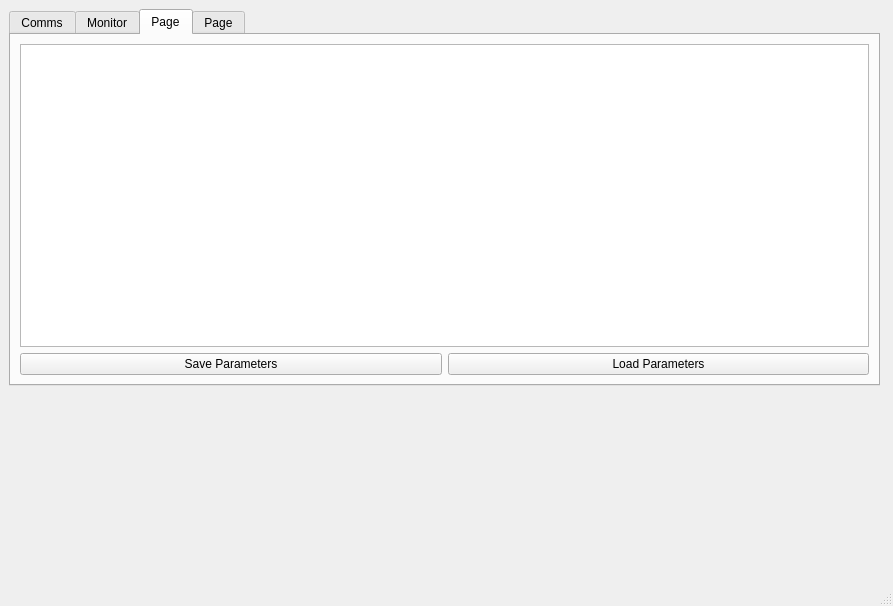
<?xml version="1.0" encoding="UTF-8"?>
<ui version="4.0">
 <class>MainWindow</class>
 <widget class="QMainWindow" name="MainWindow">
  <property name="geometry">
   <rect>
    <x>0</x>
    <y>0</y>
    <width>893</width>
    <height>606</height>
   </rect>
  </property>
  <property name="windowTitle">
   <string>MainWindow</string>
  </property>
  <widget class="QWidget" name="centralwidget1">
   <property name="enabled">
    <bool>true</bool>
   </property>
   <property name="sizePolicy">
    <sizepolicy hsizetype="Preferred" vsizetype="Minimum">
     <horstretch>0</horstretch>
     <verstretch>0</verstretch>
    </sizepolicy>
   </property>
   <widget class="QTabWidget" name="tabWidget_application">
    <property name="geometry">
     <rect>
      <x>9</x>
      <y>9</y>
      <width>871</width>
      <height>377</height>
     </rect>
    </property>
    <property name="currentIndex">
     <number>2</number>
    </property>
    <widget class="QWidget" name="tab_comms">
     <attribute name="title">
      <string>Comms</string>
     </attribute>
     <layout class="QVBoxLayout" name="verticalLayout_3">
      <item>
       <layout class="QVBoxLayout" name="verticalLayout">
        <item>
         <layout class="QHBoxLayout" name="horizontalLayout">
          <item>
           <widget class="QPushButton" name="pushButton_openSerial">
            <property name="font">
             <font>
              <family>Ubuntu</family>
              <pointsize>12</pointsize>
              <bold>false</bold>
             </font>
            </property>
            <property name="text">
             <string>Open Port</string>
            </property>
           </widget>
          </item>
          <item>
           <widget class="QComboBox" name="comboBox_serialPort">
            <property name="font">
             <font>
              <family>Ubuntu</family>
              <pointsize>12</pointsize>
             </font>
            </property>
            <property name="iconSize">
             <size>
              <width>16</width>
              <height>16</height>
             </size>
            </property>
           </widget>
          </item>
         </layout>
        </item>
        <item>
         <layout class="QHBoxLayout" name="horizontalLayout_6">
          <item>
           <widget class="QPushButton" name="pushButton_baudRate">
            <property name="font">
             <font>
              <family>Ubuntu</family>
              <pointsize>12</pointsize>
              <bold>false</bold>
             </font>
            </property>
            <property name="text">
             <string>Set Baud Rate</string>
            </property>
           </widget>
          </item>
          <item>
           <widget class="QComboBox" name="comboBox_baudRate">
            <property name="font">
             <font>
              <family>Ubuntu</family>
              <pointsize>12</pointsize>
             </font>
            </property>
            <property name="iconSize">
             <size>
              <width>16</width>
              <height>16</height>
             </size>
            </property>
           </widget>
          </item>
         </layout>
        </item>
        <item>
         <layout class="QHBoxLayout" name="horizontalLayout_5">
          <item>
           <widget class="QLabel" name="label_portStatus">
            <property name="text">
             <string>Port Status</string>
            </property>
           </widget>
          </item>
          <item>
           <widget class="QLineEdit" name="lineEdit_portStatus">
            <property name="minimumSize">
             <size>
              <width>758</width>
              <height>0</height>
             </size>
            </property>
           </widget>
          </item>
         </layout>
        </item>
        <item>
         <widget class="QTextEdit" name="textEdit_serialRead"/>
        </item>
        <item>
         <widget class="QPushButton" name="pushButton_clearScreen">
          <property name="text">
           <string>Clear Input</string>
          </property>
         </widget>
        </item>
       </layout>
      </item>
     </layout>
    </widget>
    <widget class="QWidget" name="tab_monitor">
     <attribute name="title">
      <string>Monitor</string>
     </attribute>
     <layout class="QVBoxLayout" name="verticalLayout_6">
      <item>
       <layout class="QHBoxLayout" name="horizontalLayout_9">
        <item>
         <layout class="QVBoxLayout" name="verticalLayout_4">
          <item>
           <layout class="QHBoxLayout" name="horizontalLayout_2">
            <item>
             <widget class="QLabel" name="label_battery">
              <property name="text">
               <string>BATTERY</string>
              </property>
             </widget>
            </item>
            <item>
             <widget class="QLineEdit" name="lineEdit_battery"/>
            </item>
           </layout>
          </item>
          <item>
           <layout class="QHBoxLayout" name="horizontalLayout_4">
            <item>
             <widget class="QLabel" name="label_lencoder">
              <property name="text">
               <string>LEFT_ENCODER</string>
              </property>
             </widget>
            </item>
            <item>
             <widget class="QLineEdit" name="lineEdit_lencoder"/>
            </item>
           </layout>
          </item>
         </layout>
        </item>
        <item>
         <widget class="QLabel" name="label_mouse_pic">
          <property name="minimumSize">
           <size>
            <width>300</width>
            <height>300</height>
           </size>
          </property>
          <property name="frameShadow">
           <enum>QFrame::Raised</enum>
          </property>
          <property name="text">
           <string/>
          </property>
         </widget>
        </item>
        <item>
         <layout class="QVBoxLayout" name="verticalLayout_5">
          <item>
           <layout class="QHBoxLayout" name="horizontalLayout_3">
            <item>
             <widget class="QLabel" name="label_gyro">
              <property name="text">
               <string>GYRO</string>
              </property>
             </widget>
            </item>
            <item>
             <widget class="QLineEdit" name="lineEdit_gyro"/>
            </item>
           </layout>
          </item>
          <item>
           <layout class="QHBoxLayout" name="horizontalLayout_7">
            <item>
             <widget class="QLabel" name="label_rencoder">
              <property name="text">
               <string>RIGHT_ENCODER</string>
              </property>
             </widget>
            </item>
            <item>
             <widget class="QLineEdit" name="lineEdit_rencoder"/>
            </item>
           </layout>
          </item>
         </layout>
        </item>
       </layout>
      </item>
     </layout>
    </widget>
    <widget class="QWidget" name="tab_tune">
     <attribute name="title">
      <string>Page</string>
     </attribute>
     <layout class="QVBoxLayout" name="verticalLayout_7">
      <item>
       <widget class="QTableWidget" name="tableWidget"/>
      </item>
      <item>
       <layout class="QHBoxLayout" name="horizontalLayout_8">
        <item>
         <widget class="QPushButton" name="pushButton_2">
          <property name="text">
           <string>Save Parameters</string>
          </property>
         </widget>
        </item>
        <item>
         <widget class="QPushButton" name="pushButton">
          <property name="text">
           <string>Load Parameters</string>
          </property>
         </widget>
        </item>
       </layout>
      </item>
     </layout>
    </widget>
    <widget class="QWidget" name="tab">
     <attribute name="title">
      <string>Page</string>
     </attribute>
    </widget>
   </widget>
  </widget>
  <widget class="QMenuBar" name="menubar">
   <property name="geometry">
    <rect>
     <x>0</x>
     <y>0</y>
     <width>893</width>
     <height>22</height>
    </rect>
   </property>
  </widget>
  <widget class="QStatusBar" name="statusbar"/>
 </widget>
 <resources/>
 <connections/>
</ui>
